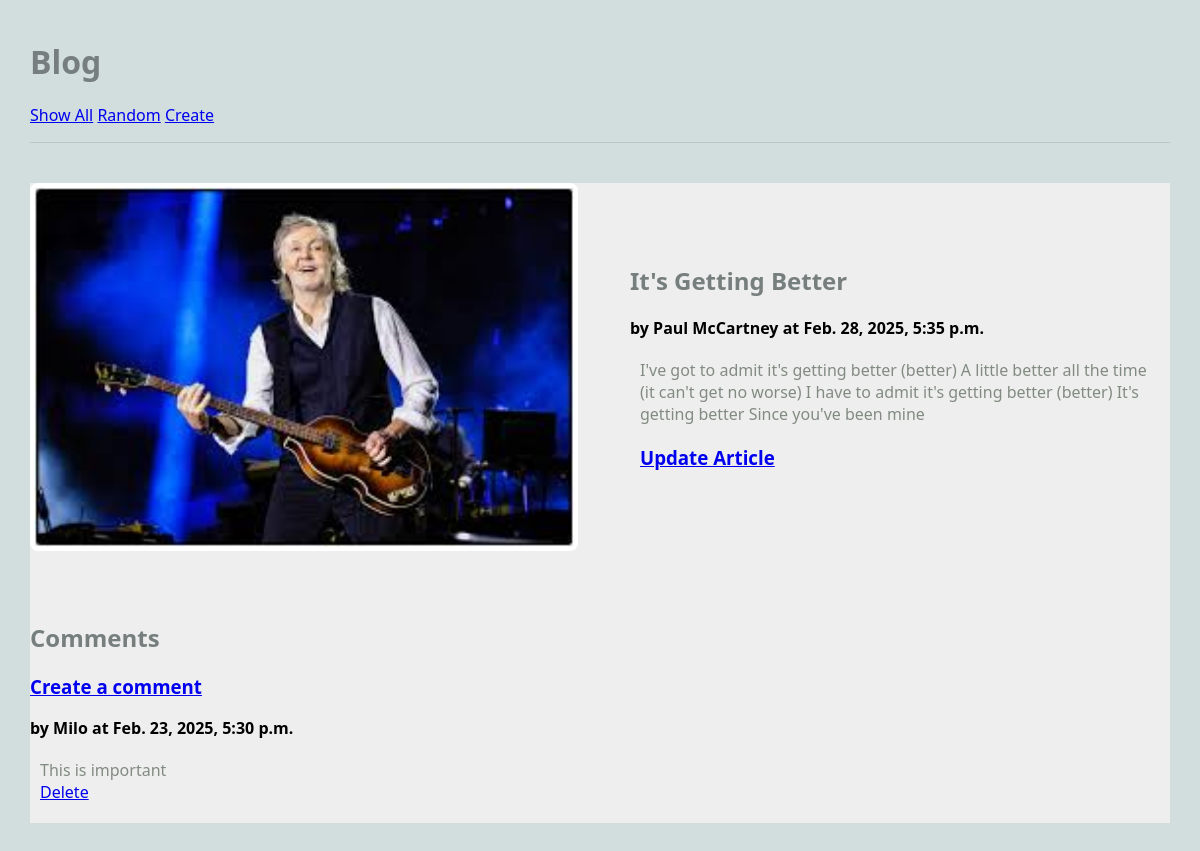
Screenshot of /blog/article/4 with the database file from the repository.
### blog/models.py (models this page shows, shortened)
class Article(models.Model):
    title = models.TextField(blank=True)
    author = models.TextField(blank=True)
    text = models.TextField(blank=True)
    published = models.DateTimeField(auto_now=True)
    image_file = models.ImageField(blank=True)
    def get_all_comments(self):
        return Comment.objects.filter(article=self)

class Comment(models.Model):
    article = models.ForeignKey(Article, on_delete=models.CASCADE)
    author = models.TextField(blank=False)
    text = models.TextField(blank=False)
    published = models.DateTimeField(auto_now=True)

### blog/views.py (the view)
# urls.py: path('article/<int:pk>', ArticleView.as_view(), name = "article"),
class ArticleView(DetailView):
    model = Article
    template_name = 'blog/article.html'
    context_object_name = 'article'

### blog/templates/blog/article.html (shortened to what this page needs)
{% extends 'blog/base.html' %}
{% block content %}
<main class="grid-container">
    <article class="featured">
        {% if article.image_file %}
		    <img src="{{article.image_file.url}}" alt="">
        {% else %}
            <h3>No Image</h3>
		{% endif %}
        <div>
        <h2>{{article.title}}</h2>
        <strong>by {{article.author}} at {{article.published}}</strong>
        <p>
        {{article.text}}
        </p>
        <h3>
            <a href="{% url 'update_article' article.pk %}">Update Article</a>
        </h3>
        </div>
    </article>
    <div>
    <h2>Comments</h2>
    <h3>
        <a href="{% url 'create_comment' article.pk %}">Create a comment</a>
    </h3>
    {% for comment in article.get_all_comments %}
    <article>
        <div>
        <strong>by {{comment.author}} at {{comment.published}}</strong>
        <p>
        {{comment.text}}
        <br>
        <a href="{% url 'delete_comment' comment.pk %}">Delete</a>
        </div>
    </article>
    {% endfor %}
    </div>
</main>
{% endblock %}

### static/blog.css (style rules this page uses)
body { margin: 30px; background: #d1dedd; font-family:'Segoe UI', Tahoma, Geneva, Verdana, sans-serif; }
h1, h2, h3 { color: #767f7e; }
p { color: #828b82; }
.grid-container { background: #eee; max-width: 900px; display: grid; grid-template-columns: repeat(3, 1fr); grid-gap: 10px; max-width: 1200px; margin: 20px auto; }
article.featured { grid-column: span 3; display: grid; gap: 60px; grid-template-columns: 1fr 1fr; align-items: center; border-bottom: 1px #bbc7c7; padding-bottom: 40px; }
article img, article.featured img { width: 100%; border: 4px solid #fff; border-radius: 8px; }
article p, article h3 { margin: 20px 10px; }

### rows the page displays
Article: image_file (picture), title "It's Getting Better", author "Paul McCartney", published "Feb. 28, 2025, 5:35 p.m.", text "I've got to admit it's getting better (better) A little better all the time (it can't get no worse) I have to admit it's getting better (better) It's getting better Since you've been mine"
Comment: author "Milo", published "Feb. 23, 2025, 5:30 p.m.", text "This is important"
